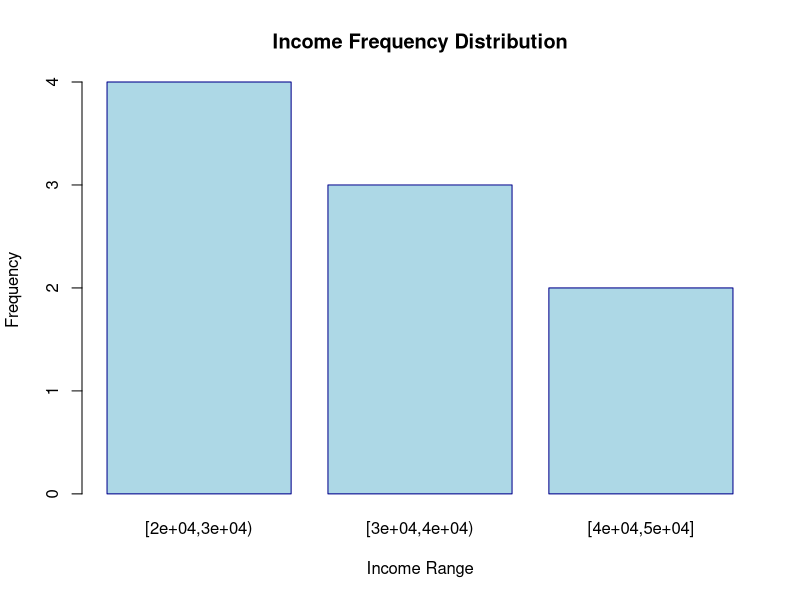

Write R code to recreate this figure.
# Income data
income <- c(25000, 35000, 30000, 45000, 29000, 27000, 47000, 51000, 25000, 39000)

# Define the class intervals
breaks <- c(20000, 30000, 40000, 50000)

# Create the frequency distribution
income_freq <- cut(income, breaks = breaks, include.lowest = TRUE, right = FALSE)
frequency_table <- table(income_freq)

# Display the frequency table
cat("Frequency distribution:\n")
print(frequency_table)

# Plot the bar chart
barplot(frequency_table, 
        main = "Income Frequency Distribution", 
        xlab = "Income Range", 
        ylab = "Frequency",
        col = "lightblue", 
        border = "darkblue")
